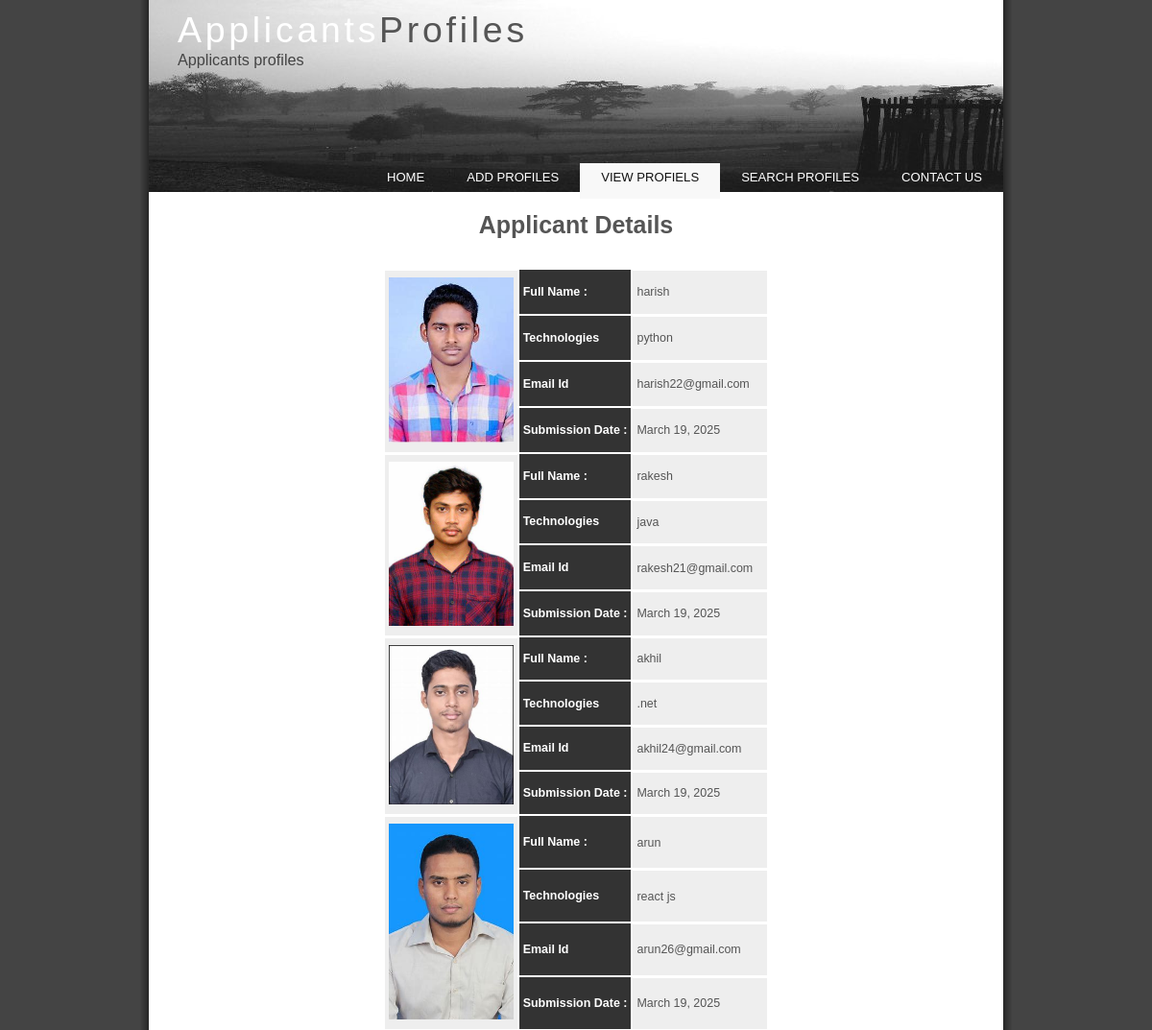
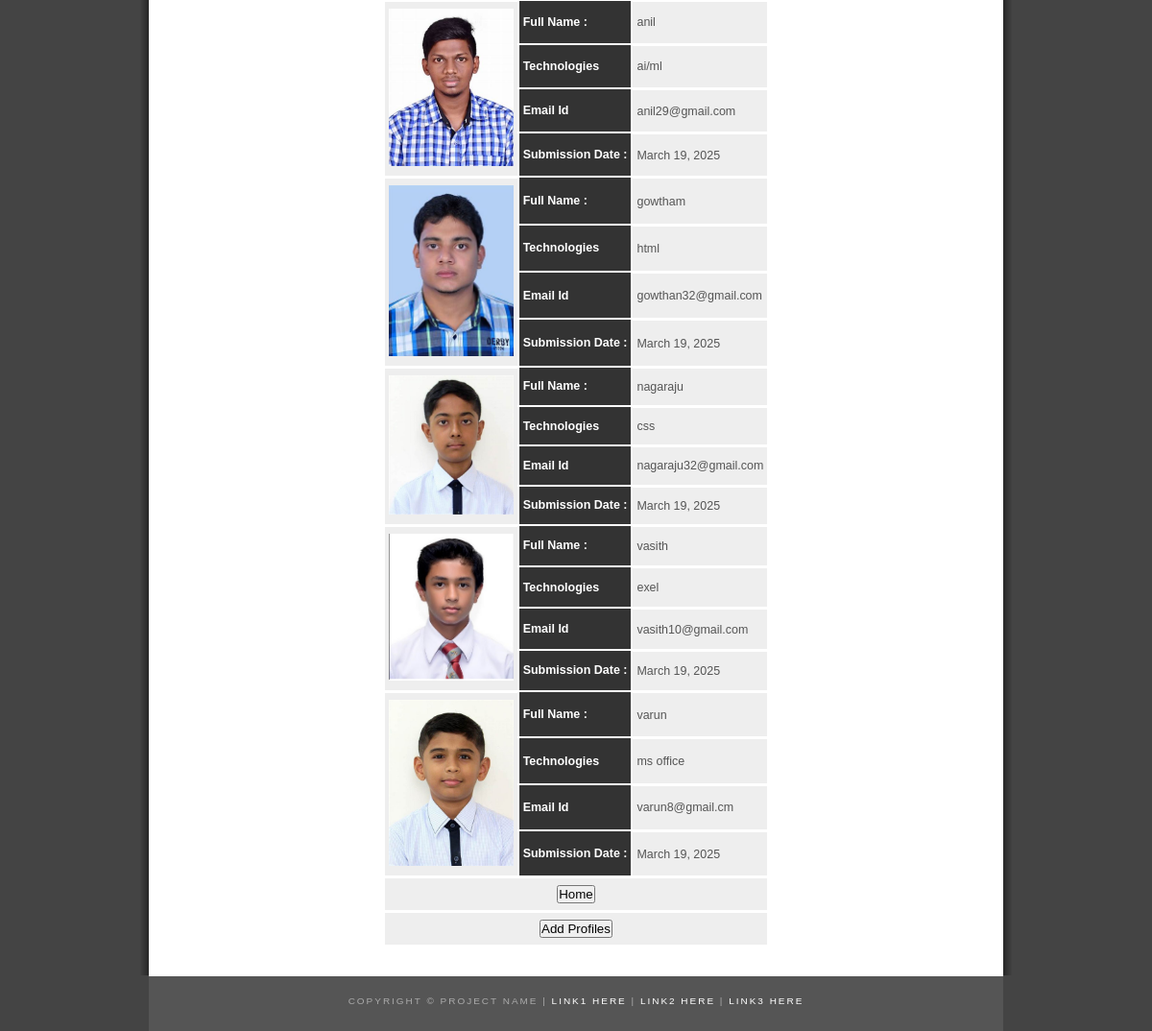
Screenshot of /view/ with the database file from the repository (2 pictures, top to bottom).
### profiles/models.py (models this page shows)
class info(models.Model):
    fname = models.CharField(max_length=40)
    lname = models.CharField(max_length=40, blank=True)
    tech = models.CharField(max_length=30)
    email = models.EmailField(default=None,unique=True)
    photo = models.FileField()
    date = models.DateField(default=datetime.date.today())
    class Meta :
        db_table = 'profileinfo'

### profiles/views.py (the view)
# urls.py: path('view/',viewprofiles,name='view'),
def viewprofiles(request):
    view = info.objects.all()
    return render (request,'profiles/profileslist.html',{'view':view})

### templates/profiles/profileslist.html (shortened to what this page needs)
{%extends 'base.html'%}
{%block s3%} class=selected {%endblock%}
{%block content%}
    <table>
        <caption><h1> Applicant Details</h1></caption>
        {%for v in view%}
            <tr>
                <td rowspan="4"><img src="{{v.photo.url}}" width="130px"></td>
                <th>Full Name : </th>
                <td>{{v.fname}} {{v.lname}}</td>
            </tr>
            <tr>
                <th>Technologies</th>
                <td>{{v.tech}}</td>
            </tr>
            <tr>
                <th>Email Id</th>
                <td>{{v.email}}</td>
            </tr>
            <tr>
                <th>Submission Date : </th>
                <td>{{v.date}}</td>
            </tr>
        {%endfor%}
        <tr>
            <td colspan="3" align="center" class="al">
                <a href="{%url 'home'%}"><button>Home</button></a>
            </td>
        </tr>
        <tr>
            <td colspan="3" align="center" class="al">
                <a href="{%url 'profile'%}"><button>Add Profiles</button></a>
            </td>
        </tr>
    </table>
{%endblock%}

### templates/base.html (shortened to what this page needs)
<!DOCTYPE HTML>
{%load static%}
<html>
<head>
  <link rel="stylesheet" type="text/css" href="{%static 'style/style.css'%}"/>
</head>
<body>
  <div id="main">
    <div id="header">
      <div id="logo">
        <div id="logo_text">
          <h1><a href="#">Applicants<span class="logo_colour">Profiles</span></a></h1>
          <h2>Applicants profiles</h2>
        </div>
      </div>
      <div id="menubar">
        <ul id="menu">
          <li {%block s1%}class=""{%endblock%}><a href="{%url 'home'%}">Home</a></li>
          <li {%block s2%}class=""{%endblock%}><a href="{%url 'profile'%}">Add Profiles</a></li>
          <li {%block s3%}class=""{%endblock%}><a href="{%url 'view'%}">View Profiels</a></li>
          <li {%block s4%}class=""{%endblock%}><a href="{%url 'search'%}">Search Profiles</a></li>
          <li {%block s5%}class=""{%endblock%}><a href="#">Contact Us</a></li>
        </ul>
      </div>
    </div>
      {%block content%}{%endblock%}
    </div>
    <div id="footer">
      Copyright &copy; Project Name  | <a href="#"> Link1 Here</a> | <a href="#">Link2 here</a> | <a href="#">Link3 here</a>
    </div>
</body>
</html>

### static/style/style.css (style rules this page uses)
html { height: 100%; }
* { margin: 0; padding: 0; }
body { font: normal .78em arial, sans-serif; background: #444; color: #555; }
img { border: 0; }
h1 { text-align: center ; color: solid black; margin: 20px 0 30px 0 ; }
h2, h3, h4, h5, h6 { font: normal 175% 'century gothic', arial, sans-serif; color: #111; margin: 0 0 15px 0; padding: 15px 0 5px 0; }
h2 { font: normal 175% 'century gothic', arial, sans-serif; color: #444; }
a, a:hover { outline: none; color: #111; text-decoration: underline; }
ul { margin: 2px 0 22px 17px; }
ul li { list-style-type: circle; margin: 0 0 6px 0; padding: 0 0 4px 5px; }
#main, #header, #logo, #menubar, #site_content, #footer { margin-left: auto; margin-right: auto; }
#main { width: 910px; background: url(content.png) repeat-y; }
#header { width: 890px; background: url(back.png) repeat-x; }
#logo { width: 890px; position: relative; height: 200px; background: url(logo.jpg) no-repeat; }
#logo #logo_text { position: absolute; top: 0px; left: 30px; }
#logo h1, #logo h2 { font: normal 300% 'century gothic', arial, sans-serif; border-bottom: 0; text-transform: none; margin: 0; }
#logo_text h1, #logo_text h1 a, #logo_text h1 a:hover { padding: 10px 0 0 0; color: #FFF; letter-spacing: 0.1em; text-decoration: none; }
#logo_text h1 a .logo_colour { color: #555; }
#logo_text h2 { font-size: 130%; padding: 0; color: #444; }
#menubar { width: 890px; height: 35px; padding: 8px 0 0 0; margin: -45px 0 0 0; position: relative; z-index: 1; float: right; }
ul#menu { float: right; margin: 0; }
ul#menu li { float: left; margin: 5px 0 0 0; padding: 0 0 0 6px; list-style: none; }
ul#menu li a { letter-spacing: 0em; font: normal 105% arial, sans-serif; text-transform: uppercase; display: block; float: left; height: 20px; text-decoration: none; padding: 9px 22px 5px 16px; text-align: center; color: #FFF; border: 0; }
ul#menu li.selected a { height: 25px; color: #111; padding: 7px 22px 5px 16px; }
ul#menu li.selected { margin: 7px 0 0 0; background: #F8F8F8; }
#footer { width: 890px; height: 33px; padding: 20px 0 4px 0; text-align: center; background: #555; color: #AAA; border-top: 1px solid #FFF; letter-spacing: 0.2em; text-transform: uppercase; font-size: 80%; }
#footer a { color: #FFF; text-decoration: none; }
table { margin-left: auto; margin-right: auto ; padding: 0px 0 30px 0; }
table tr th, table tr td { background: #333; color: #FFF; padding: 7px 4px; text-align: left; }
table tr td { background: #eee; color: #555; border-top: 1px solid #FFF; }
.al { text-align: center; }

### rows the page displays
info: photo (picture), fname "harish", tech "python", email "harish22@gmail.com", date "March 19, 2025"
info: photo (picture), fname "rakesh", tech "java", email "rakesh21@gmail.com", date "March 19, 2025"
info: photo (picture), fname "akhil", tech ".net", email "akhil24@gmail.com", date "March 19, 2025"
info: photo (picture), fname "arun", tech "react js", email "arun26@gmail.com", date "March 19, 2025"
info: photo (picture), fname "anil", tech "ai/ml", email "anil29@gmail.com", date "March 19, 2025"
info: photo (picture), fname "gowtham", tech "html", email "gowthan32@gmail.com", date "March 19, 2025"
info: photo (picture), fname "nagaraju", tech "css", email "nagaraju32@gmail.com", date "March 19, 2025"
info: photo (picture), fname "vasith", tech "exel", email "vasith10@gmail.com", date "March 19, 2025"
info: photo (picture), fname "varun", tech "ms office", email "varun8@gmail.cm", date "March 19, 2025"
